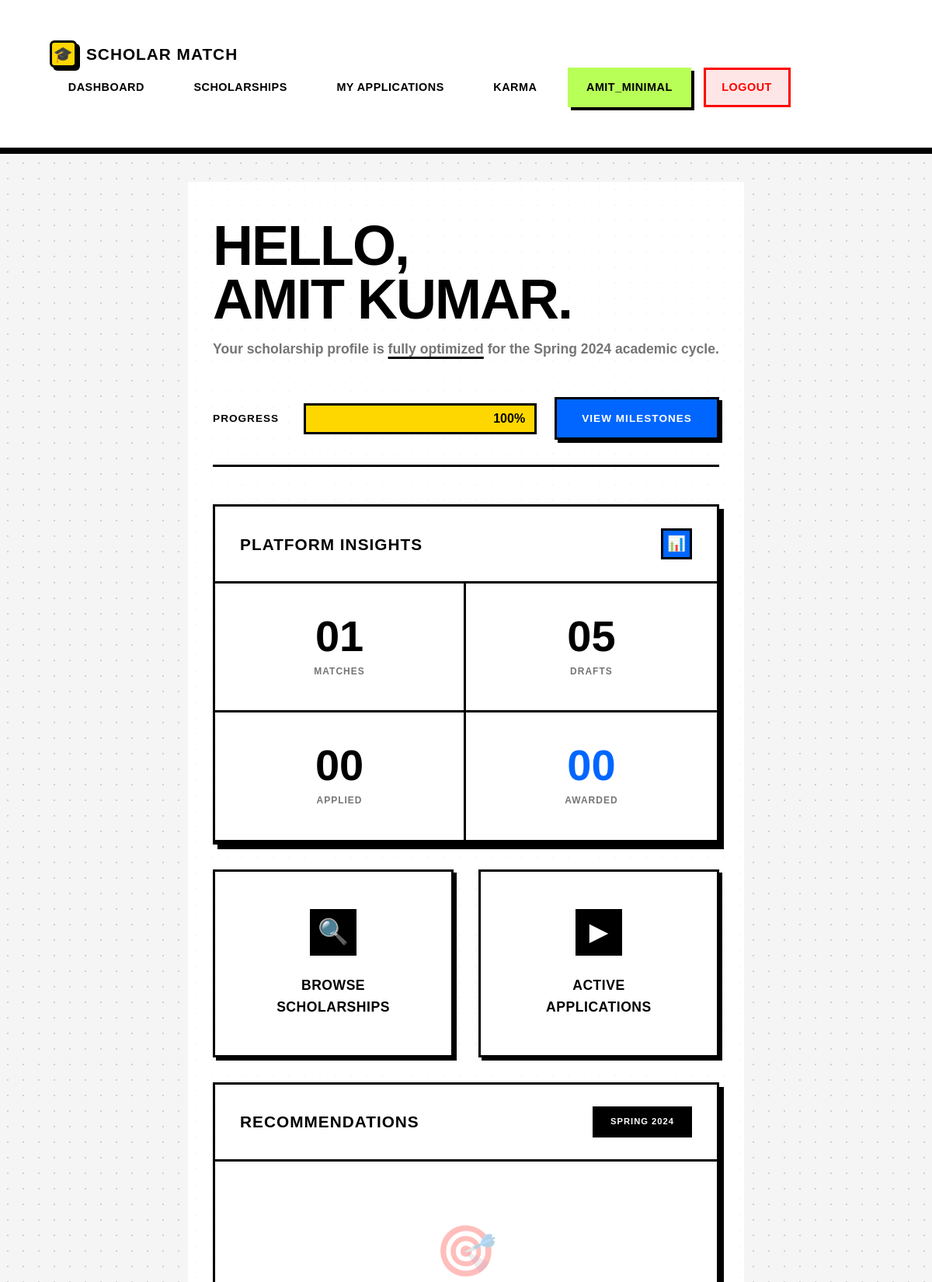
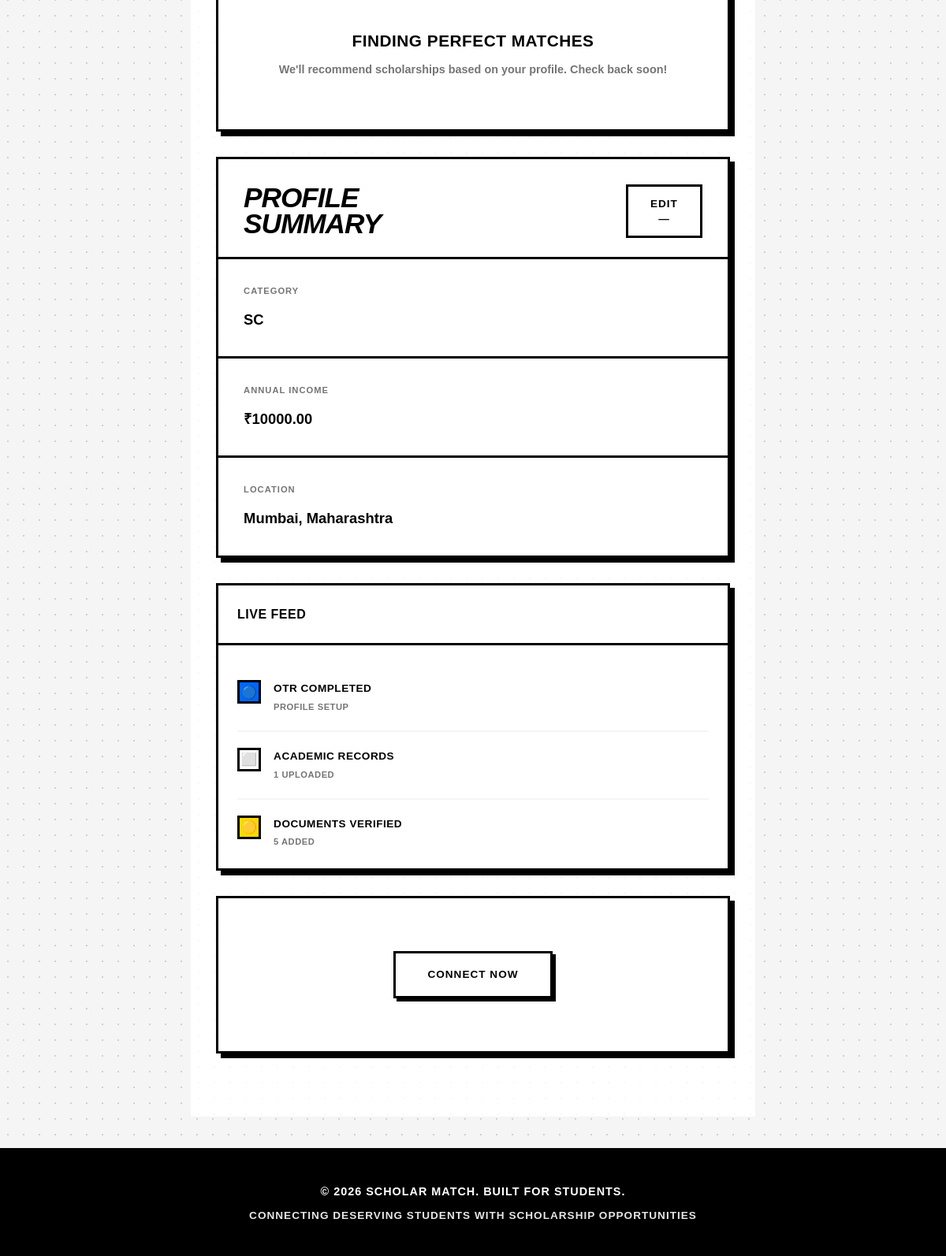
Page /accounts/student/dashboard/ (signed in) on the committed database (2 pictures, top to bottom).
### users/models.py (models this page shows, shortened)
class User(AbstractUser):
    is_student = models.BooleanField(default=True)
    is_moderator = models.BooleanField(default=False)
    is_organization = models.BooleanField(default=False)

class StudentProfile(models.Model):
    user = models.OneToOneField(User, on_delete=models.CASCADE, primary_key=True)
    full_name = models.CharField(max_length=150)
    dob = models.DateField(null=True, blank=True, verbose_name="Date of Birth")
    gender = models.CharField(max_length=10, choices=[('Male', 'Male'), ('Female', 'Female'), ('Other', 'Other')], blank=True)
    father_name = models.CharField(max_length=150, blank=True)
    mother_name = models.CharField(max_length=150, blank=True)
    annual_income = models.DecimalField(max_digits=10, decimal_places=2, null=True, blank=True)
    caste_category = models.CharField(max_length=50, choices=[
        ('General', 'General'),
        ('OBC', 'OBC'),
        ('SC', 'SC'),
        ('ST', 'ST'),
        ('EWS', 'EWS')
    ], blank=True)
    is_disabled = models.BooleanField(default=False, verbose_name="Person with Disability")
    phone = models.CharField(max_length=15, blank=True)
    address = models.TextField(blank=True)
    pin_code = models.CharField(max_length=10, blank=True)
    city = models.CharField(max_length=100, blank=True)
    state = models.CharField(max_length=100, blank=True)
    aadhaar_number = models.CharField(max_length=12, blank=True, unique=True, null=True, help_text="12-digit Aadhaar number")
    bank_account_number = models.CharField(max_length=20, blank=True)
    bank_ifsc_code = models.CharField(max_length=11, blank=True, verbose_name="IFSC Code")
    bank_name = models.CharField(max_length=100, blank=True)
    otr_completed = models.BooleanField(default=False, help_text="Has student completed OTR?")
    otr_step = models.IntegerField(default=1, help_text="Current OTR step (1-7)")
    profile_completion = models.IntegerField(default=0, help_text="Profile completion percentage")
    total_karma_points = models.IntegerField(default=0, help_text="Total karma points balance")
    karma_rank = models.IntegerField(null=True, blank=True, help_text="Rank on leaderboard")
    verified_scholar_badge = models.BooleanField(default=False, help_text="Has purchased verified scholar badge")
    created_at = models.DateTimeField(auto_now_add=True)

### users/views.py (the view)
# urls.py: path('student/dashboard/', views.student_dashboard, name='student_dashboard'),
@login_required
def student_dashboard(request):
    try:
        profile = request.user.studentprofile
        if not profile.otr_completed:
            return redirect('otr_welcome')
        academic_records = profile.academic_records.all()
        documents = profile.documents.all()
        return render(request, 'users/student_dashboard.html', {
            'profile': profile,
            'academic_records': academic_records,
            'documents': documents,
        })
    except StudentProfile.DoesNotExist:
        profile = StudentProfile.objects.create(
            user=request.user,
            full_name=request.user.username
        )
        return redirect('otr_welcome')

### users/templates/users/student_dashboard.html (shortened to what this page needs)
{% extends 'base.html' %}
{% block content %}
<div class="dashboard-page-wrapper">
    <div class="dashboard-container">
        <div class="welcome-header">
            <h1>HELLO,<br>{{ profile.full_name|upper|default:"STUDENT" }}.</h1>
            <p class="welcome-subtitle">Your scholarship profile is <u>fully optimized</u> for the Spring 2024 academic cycle.</p>
        </div>
        <div class="progress-section">
            <div class="progress-info">
                <span class="progress-label">PROGRESS</span>
                <div class="progress-bar-container">
                    <div class="progress-bar-fill" style="width: {{ profile.profile_completion }}%;">
                        <span class="progress-percentage">{{ profile.profile_completion }}%</span>
                    </div>
                </div>
            </div>
            <a href="{% url 'otr_welcome' %}" class="milestone-btn">VIEW MILESTONES</a>
        </div>
        <div class="dashboard-main-grid">
            <div>
                <div class="insights-card">
                    <div class="insights-header">
                        <h2 class="insights-title">Platform Insights</h2>
                        <div class="insights-icon">📊</div>
                    </div>
                    <div class="insights-grid">
                        <div class="insight-item">
                            <div class="insight-value">{{ academic_records.count|stringformat:"02d" }}</div>
                            <div class="insight-label">MATCHES</div>
                        </div>
                        <div class="insight-item">
                            <div class="insight-value">{{ documents.count|stringformat:"02d" }}</div>
                            <div class="insight-label">DRAFTS</div>
                        </div>
                        <div class="insight-item">
                            <div class="insight-value">00</div>
                            <div class="insight-label">APPLIED</div>
                        </div>
                        <div class="insight-item">
                            <div class="insight-value highlight">00</div>
                            <div class="insight-label">AWARDED</div>
                        </div>
                    </div>
                </div>
                <div class="action-buttons">
                    <a href="{% url 'scholarships:scholarship_list' %}" class="action-card">
                        <div class="action-card-icon">🔍</div>
                        <h3 class="action-card-title">Browse<br>Scholarships</h3>
                    </a>
                    <a href="{% url 'applications:my_applications' %}" class="action-card">
                        <div class="action-card-icon">▶</div>
                        <h3 class="action-card-title">Active<br>Applications</h3>
                    </a>
                </div>
                <div class="recommendations-section">
                    <div class="recommendations-header">
                        <h2 class="recommendations-title">Recommendations</h2>
                        <span class="season-badge">SPRING 2024</span>
                    </div>
                    <div class="empty-state">
                        <div class="empty-state-icon">🎯</div>
                        <h3>Finding Perfect Matches</h3>
                        <p>We'll recommend scholarships based on your profile. Check back soon!</p>
                    </div>
                </div>
            </div>
            <div>
                <div class="sidebar-card profile-summary-card">
                    <div class="sidebar-header profile-summary-header">
                        <h3 class="sidebar-title profile-summary-title">PROFILE<br>SUMMARY</h3>
                        <a href="{% url 'otr_welcome' %}" class="edit-btn">EDIT<br>—</a>
                    </div>
                    <div class="sidebar-content profile-summary-content">
                        <div class="profile-summary-item">
                            <span class="profile-summary-label">CATEGORY</span>
                            <span class="profile-summary-value">{{ profile.caste_category|upper|default:"SC" }}</span>
                        </div>
                        <div class="profile-summary-item">
                            <span class="profile-summary-label">ANNUAL INCOME</span>
                            <span class="profile-summary-value">₹{{ profile.annual_income|default:"10000.00" }}</span>
                        </div>
                        <div class="profile-summary-item">
                            <span class="profile-summary-label">LOCATION</span>
                            <span class="profile-summary-value">{{ profile.city|default:"Varanasi District" }}, {{ profile.state|default:"Uttar Pradesh" }}</span>
                        </div>
                    </div>
                </div>
                <div class="sidebar-card">
                    <div class="sidebar-header">
                        <h3 class="sidebar-title">Live Feed</h3>
                    </div>
                    <div class="sidebar-content">
                        <div class="feed-item">
                            <div class="feed-icon blue">🔵</div>
                            <div class="feed-content">
                                <h4 class="feed-title">OTR Completed</h4>
                                <p class="feed-time">PROFILE SETUP</p>
                            </div>
                        </div>
                        {% if academic_records %}
                        <div class="feed-item">
                            <div class="feed-icon white">⬜</div>
                            <div class="feed-content">
                                <h4 class="feed-title">Academic Records</h4>
                                <p class="feed-time">{{ academic_records.count }} UPLOADED</p>
                            </div>
                        </div>
                        {% endif %}
                        {% if documents %}
                        <div class="feed-item">
                            <div class="feed-icon yellow">🟡</div>
                            <div class="feed-content">
                                <h4 class="feed-title">Documents Verified</h4>
                                <p class="feed-time">{{ documents.count }} ADDED</p>
                            </div>
                        </div>
                        {% endif %}
                    </div>
                </div>
                <div class="bottom-card">
                    <a href="{% url 'scholarships:scholarship_list' %}" class="connect-btn">CONNECT NOW</a>
                </div>
            </div>
        </div>
    </div>
</div>
{% endblock %}

### templates/base.html (shortened to what this page needs)
<!DOCTYPE html>
<html lang="en">
<head>
</head>
<body>
    <nav>
        <div class="container">
            <a href="/" class="logo">
                <div class="logo-icon">🎓</div>
                <span>Scholar Match</span>
            </a>
            <ul>
                {% if user.is_authenticated %}
                {% if user.is_student %}
                <li><a href="{% url 'student_dashboard' %}">Dashboard</a></li>
                <li><a href="{% url 'scholarships:scholarship_list' %}">Scholarships</a></li>
                <li><a href="{% url 'applications:my_applications' %}">My Applications</a></li>
                <li><a href="{% url 'karma:karma_dashboard' %}">Karma</a></li>
                {% elif user.is_organization %}
                <li><a href="{% url 'funder_portal:funder_dashboard' %}">Dashboard</a></li>
                <li><a href="{% url 'funder_portal:create_scholarship' %}">Create Scholarship</a></li>
                <li><a href="{% url 'funder_portal:view_applications' %}">Applications</a></li>
                {% elif user.is_moderator %}
                <li><a href="{% url 'moderator_dashboard' %}">Dashboard</a></li>
                <li><a href="{% url 'moderator_add_scholarship' %}">Add Scholarship</a></li>
                <li><a href="{% url 'karma:moderator_overview' %}">Karma Review</a></li>
                {% endif %}
                <li>
                    <span class="user-info">{{ user.username }}</span>
                </li>
                <li><a href="{% url 'logout' %}" class="logout-btn">Logout</a></li>
                {% else %}
                <li><a href="{% url 'login' %}">Login</a></li>
                {% endif %}
            </ul>
        </div>
    </nav>
    <div class="container">
        {% block content %}
        {% endblock %}
    </div>
    <footer>
        <p>&copy; 2026 Scholar Match. Built for Students.</p>
        <p style="margin-top: 0.5rem; font-size: 0.85rem; opacity: 0.9;">Connecting Deserving Students with Scholarship
            Opportunities</p>
    </footer>
</body>
</html>

### templates/base.html (style rules this page uses)
* { margin: 0; padding: 0; box-sizing: border-box; }
:root { --primary-yellow: #FFD700; --neon-green: #B8FF57; --bright-blue: #0066FF; --black: #000000; --white: #FFFFFF; --light-gray: #f5f5f5; --text-gray: #666666; --border-black: #000000; --shadow-black: #000000; --bright-red: #FF0000; --bright-green: #00CC00; --bright-purple: #B8A4FF; --bright-orange: #FFA04A; }
body { font-family: 'Arial', 'Helvetica Neue', sans-serif; background: var(--light-gray); background-image: radial-gradient(circle, #d0d0d0 1px, transparent 1px); background-size: 20px 20px; color: var(--black); line-height: 1.6; min-height: 100vh; display: flex; flex-direction: column; }
nav { background: var(--white); border-bottom: 4px solid var(--black); padding: 0.75rem 2rem; box-shadow: 0 4px 0 var(--black); position: sticky; top: 0; z-index: 1000; }
nav .container { max-width: 1400px; margin: 0 auto; display: flex; justify-content: space-between; align-items: center; flex-wrap: wrap; }
nav .logo { color: var(--black); font-size: 1.3rem; font-weight: 900; text-decoration: none; display: flex; align-items: center; gap: 0.75rem; transition: all 0.2s ease; text-transform: uppercase; letter-spacing: 1px; font-family: 'Arial Black', sans-serif; }
nav .logo-icon { width: 35px; height: 35px; background: var(--primary-yellow); border: 3px solid var(--black); border-radius: 6px; display: flex; align-items: center; justify-content: center; font-size: 20px; box-shadow: 4px 4px 0 var(--black); }
nav ul { list-style: none; display: flex; gap: 1rem; align-items: center; flex-wrap: wrap; }
nav ul li a, nav ul li .user-info { color: var(--black); text-decoration: none; padding: 0.7rem 1.3rem; border-radius: 0; transition: all 0.2s ease; font-weight: 700; font-size: 0.9rem; display: block; text-transform: uppercase; letter-spacing: 0.5px; border: 3px solid transparent; }
nav .user-info { background: var(--neon-green); border: 3px solid var(--black); color: var(--black); padding: 0.7rem 1.5rem; font-weight: 900; box-shadow: 4px 4px 0 var(--black); font-family: 'Arial Black', sans-serif; }
nav .logout-btn { background: #FFE6E6; border: 3px solid var(--bright-red); color: var(--bright-red); font-weight: 900; }
.container { max-width: 1400px; margin: 0 auto; padding: 2.5rem 2rem; flex: 1; }
footer { background: var(--black); color: var(--white); text-align: center; padding: 2.5rem 2rem; margin-top: auto; border-top: 4px solid var(--black); }
footer p { font-weight: 700; text-transform: uppercase; letter-spacing: 1px; font-size: 0.9rem; }

### rows in the picture
User: username "AMIT_MINIMAL"
StudentProfile: full_name "AMIT KUMAR", profile_completion "100", count "01", count "05", caste_category "SC", annual_income "10000.00", city "Mumbai", state "Maharashtra"

### other values in the picture
{{ academic_records.count }} "1"
{{ documents.count }} "5"
